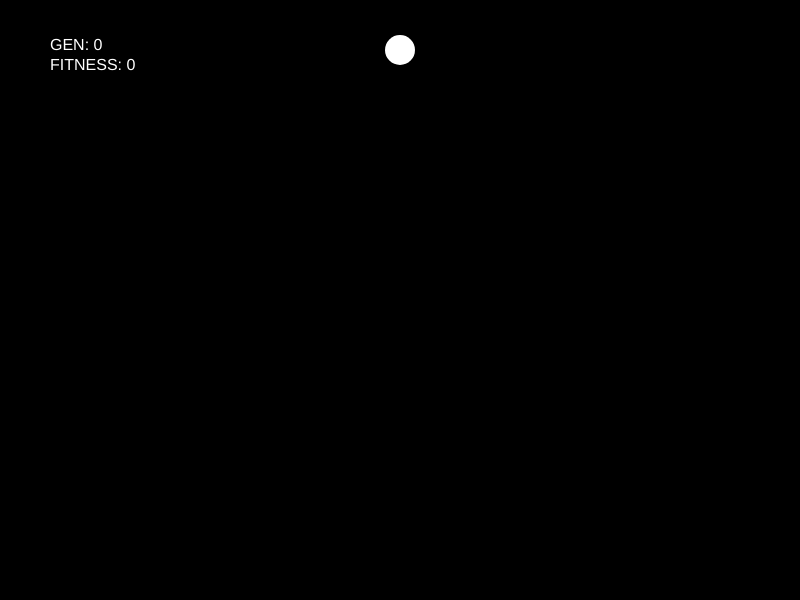
Frame 1 (no input)
Frame 60 (no input): identical to frame 1, image omitted
Frame 120 (the mouse pressed at the canvas centre since frame 60): identical to frame 1, image omitted

The p5.js sketch that drew this single still picture (run headless with seeded random() and noise() and a simulated clock; from frame 60 on, the mouse is pressed at the canvas centre):

// p5.js sketch
// ── sketch.js
var population;
var target;
var obstacles = [];

var startButton;
var resetButton;

var start = false;

var generations = 0;
var bestFitness = 0;

var generationalRockets = [];

var startingPos;

function setup() {
  createCanvas(800, 600);
  target = new Target(width / 2, 50);

  startButton = createButton("START");
  startButton.mousePressed(() => {
    start = !start;
    population = new Population(300, target, obstacles);
  });

  startingPos = createVector(-1, -1);
}

function draw() {
  background(0);
  if (start) {
    population.update();

    if (population.geneCount > population.lifespan) {
      var genRes = population.newGeneration();
      generations++;
      bestFitness = genRes["bestFitness"];
      generationalRockets.push(genRes["bestRocket"]);
      console.log(generationalRockets);
    }
  }

  obstacles.forEach((obstacle) => {
    obstacle.show();
  });

  target.show();

  textSize(16);
  fill(255);
  text("GEN: " + generations + "\nFITNESS: " + bestFitness, 50, 50);
}

function mousePressed() {
  if (start) {
    return;
  }
  console.log(mouseX, mouseY, obstacles, startingPos);
  if (startingPos.x == -1) {
    startingPos.x = mouseX;
    startingPos.y = mouseY;
  } else {
    obstacles.push(
      new Obstacle(
        startingPos.x,
        startingPos.y,
        Math.abs(mouseX - startingPos.x),
        Math.abs(mouseY - startingPos.y)
      )
    );

    startingPos.x = -1;
  }
}

// ── dna.js
class DNA {
  constructor(lifespan) {
    this.genes = [];

    for (var i = 0; i < lifespan; i++) {
      this.genes[i] = p5.Vector.random2D();
      this.genes[i].setMag(0.2);
    }
  }

  mutate(mutationChance) {
    for (var i = 0; i < this.genes.length; i++) {
      var r = random(1);
      if (r < mutationChance) {
        this.genes[i] = p5.Vector.random2D();
        this.genes[i].setMag(0.2);
      }
    }
  }
}

// ── obstacle.js
class Obstacle {
  constructor(x, y, width, height) {
    this.x = x;
    this.y = y;
    this.width = width;
    this.height = height;
  }

  show() {
    fill(255);
    rect(this.x, this.y, this.width, this.height);
  }
}

// ── population.js
class Population {
  constructor(size, target, obstacles) {
    this.rockets = [];
    this.size = size;
    this.lifespan = 300;
    this.geneCount = 0;
    this.target = target;
    this.obstacles = obstacles;

    for (var i = 0; i < this.size; i++) {
      this.rockets[i] = new Rocket(this.lifespan);
    }
  }

  update() {
    for (var i = 0; i < this.size; i++) {
      var distanceFromTarget = dist(
        this.rockets[i].pos.x,
        this.rockets[i].pos.y,
        this.target.pos.x,
        this.target.pos.y
      );

      if (distanceFromTarget < 15) {
        this.rockets[i].hitTarget = true;
        this.rockets[i].pos = this.target.pos;
      }

      this.obstacles.forEach((obstacle) => {
        if (this.rockets[i].collides(obstacle)) {
          this.rockets[i].crashed = true;
        }
      });

      if (this.rockets[i].hitsEdge()) {
        this.rockets[i].crashed = true;
      }
      this.rockets[i].update(this.geneCount);
      this.rockets[i].show(i == this.size - 1);
    }

    this.geneCount++;
  }

  newGeneration() {
    var bestFitness = 0;
    var bestRocket = this.rockets[0];

    for (var i = 0; i < this.size; i++) {
      this.rockets[i].calcFittness(this.target);

      if (this.rockets[i].crashed) {
        this.rockets[i].fitness /= 10;
      }

      if (this.rockets[i].fitness > bestFitness) {
        bestFitness = this.rockets[i].fitness;
        bestRocket = this.rockets[i];
      }
    }

    var results = {
      bestFitness: bestFitness,
      bestRocket: Object.assign({}, bestRocket),
    };

    // normalize fitnesses across all rockets
    for (var i = 0; i < this.size; i++) {
      this.rockets[i].fitness /= bestFitness;
    }

    var matingpool = [];

    for (var i = 0; i < this.size; i++) {
      var rocketCounttInMatingPool = this.rockets[i].fitness * 100;
      for (var j = 0; j < rocketCounttInMatingPool; j++) {
        matingpool.push(this.rockets[i]);
      }
    }

    // replacing old rockets with the new ones
    // the best rocket is the last one in the array due to
    // displaying on the screen

    var bestRockerPrevGen = new Rocket(this.lifespan);
    bestRockerPrevGen.dna.genes = bestRocket.dna.genes;
    this.rockets[this.size - 1] = bestRockerPrevGen;

    for (var i = 0; i < this.size - 1; i++) {
      var parentA = random(matingpool);
      var parentB = random(matingpool);
      var childRocket = parentA.crossover(parentB);
      childRocket.dna.mutate(0.03);
      this.rockets[i] = childRocket;
    }

    this.geneCount = 0;
    return results;
  }
}

// ── rocket.js
class Rocket {
  constructor(lifespan) {
    this.pos = createVector(width / 2, height - 5);
    this.vel = createVector();
    this.acc = createVector();
    this.lifespan = lifespan;
    this.dna = new DNA(this.lifespan);
    this.hitTarget = false;
    this.crashed = false;
    this.fitness = 0;
    this.updates = 0;
  }

  applyForce(force) {
    this.acc.add(force);
  }

  update(geneCount) {
    if (!this.hitTarget && !this.crashed) {
      this.applyForce(this.dna.genes[geneCount]);
      this.vel.add(this.acc);
      this.pos.add(this.vel);
      this.acc.mult(0);
    }

    if (!this.hitTarget) {
      this.updates++;
    }
  }

  show(best) {
    push();
    noStroke();
    if (best) {
      fill(0, 255, 0);
    } else {
      fill(255, 150);
    }
    translate(this.pos.x, this.pos.y);
    rotate(this.vel.heading());
    rectMode(CENTER);
    rect(0, 0, 25, 5);
    pop();
  }

  calcFittness(target) {
    this.fitness =
      1 /
      (dist(this.pos.x, this.pos.y, target.pos.x, target.pos.y) +
        this.updates / (this.lifespan / 10));
  }

  crossover(other) {
    var selfGenesAmount = parseInt(random(0, this.lifespan));

    var rocket = new Rocket(this.lifespan);

    for (var i = 0; i < this.lifespan; i++) {
      if (i < selfGenesAmount) {
        rocket.dna.genes[i] = this.dna.genes[i];
      } else {
        rocket.dna.genes[i] = other.dna.genes[i];
      }
    }
    return rocket;
  }

  collides(obstacle) {
    return (
      this.pos.x > obstacle.x &&
      this.pos.x < obstacle.x + obstacle.width &&
      this.pos.y > obstacle.y &&
      this.pos.y < obstacle.y + obstacle.height
    );
  }

  hitsEdge() {
    return (
      this.pos.x < 0 ||
      this.pos.x > width ||
      this.pos.y > height ||
      this.pos.y < 0
    );
  }
}

// ── target.js
class Target {
  constructor(x, y) {
    this.pos = createVector(x, y);
  }

  show() {
    push();
    fill(255);
    noStroke();
    circle(this.pos.x, this.pos.y, 30);
    pop();
  }
}
